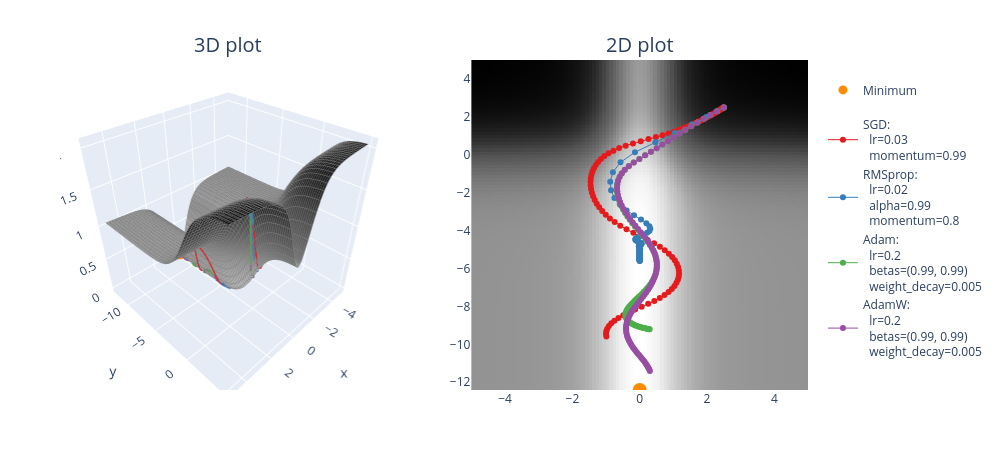

Write notebook code for a chart like this one.
### Code cell
def opt_fn(
    fn: Callable,
    xy: Tensor,
    optimizer_class,
    optimizer_hyperparams: dict,
    n_iters: int = 100,
) -> Tensor:
    """Optimize the a given function starting from the specified point.

    optimizer_class: one of the optimizers you've defined, either SGD, RMSprop, or Adam
    optimzer_kwargs: keyword arguments passed to your optimiser (e.g. lr and weight_decay)
    """
    assert xy.requires_grad

    optimizer = optimizer_class([xy], **optimizer_hyperparams)

    xy_list = [xy.detach().clone()]  # so that we don't unintentionally modify past values in `xy_list`

    for i in range(n_iters):
        fn(xy[0], xy[1]).backward()
        optimizer.step()
        optimizer.zero_grad()
        xy_list.append(xy.detach().clone())

    return t.stack(xy_list)


points = []

optimizer_list = [
    (SGD, {"lr": 0.03, "momentum": 0.99}),
    (RMSprop, {"lr": 0.02, "alpha": 0.99, "momentum": 0.8}),
    (Adam, {"lr": 0.2, "betas": (0.99, 0.99), "weight_decay": 0.005}),
    (AdamW, {"lr": 0.2, "betas": (0.99, 0.99), "weight_decay": 0.005}),
]

for optimizer_class, params in optimizer_list:
    xy = t.tensor([2.5, 2.5], requires_grad=True)
    xys = opt_fn(
        pathological_curve_loss,
        xy=xy,
        optimizer_class=optimizer_class,
        optimizer_hyperparams=params,
    )
    points.append((xys, optimizer_class, params))

plot_fn_with_points(pathological_curve_loss, min_points=[(0, "y_min")], points=points)
